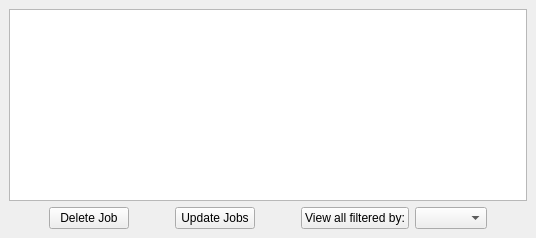
    <widget class="QWidget" name="tab_2" >
     <attribute name="title" >
      <string>Capital Ship Build History</string>
     </attribute>
     <layout class="QVBoxLayout" >
      <property name="margin" >
       <number>9</number>
      </property>
      <property name="spacing" >
       <number>6</number>
      </property>
      <item>
       <widget class="QTableWidget" name="prodTable" />
      </item>
      <item>
       <layout class="QHBoxLayout" >
        <property name="margin" >
         <number>0</number>
        </property>
        <property name="spacing" >
         <number>6</number>
        </property>
        <item>
         <spacer>
          <property name="orientation" >
           <enum>Qt::Horizontal</enum>
          </property>
          <property name="sizeHint" >
           <size>
            <width>40</width>
            <height>20</height>
           </size>
          </property>
         </spacer>
        </item>
        <item>
         <widget class="QPushButton" name="deleteButton" >
          <property name="statusTip" >
           <string>Delete selected job</string>
          </property>
          <property name="text" >
           <string>Delete Job</string>
          </property>
         </widget>
        </item>
        <item>
         <spacer>
          <property name="orientation" >
           <enum>Qt::Horizontal</enum>
          </property>
          <property name="sizeHint" >
           <size>
            <width>40</width>
            <height>20</height>
           </size>
          </property>
         </spacer>
        </item>
        <item>
         <widget class="QPushButton" name="updateButton" >
          <property name="text" >
           <string>Update Jobs</string>
          </property>
         </widget>
        </item>
        <item>
         <spacer>
          <property name="orientation" >
           <enum>Qt::Horizontal</enum>
          </property>
          <property name="sizeHint" >
           <size>
            <width>40</width>
            <height>20</height>
           </size>
          </property>
         </spacer>
        </item>
        <item>
         <widget class="QPushButton" name="viewFilteredButton" >
          <property name="statusTip" >
           <string>Filter view using selected status</string>
          </property>
          <property name="text" >
           <string>View all filtered by:</string>
          </property>
         </widget>
        </item>
        <item>
         <widget class="QComboBox" name="filterCombo" />
        </item>
        <item>
         <spacer>
          <property name="orientation" >
           <enum>Qt::Horizontal</enum>
          </property>
          <property name="sizeHint" >
           <size>
            <width>40</width>
            <height>20</height>
           </size>
          </property>
         </spacer>
        </item>
       </layout>
      </item>
     </layout>
    </widget>
